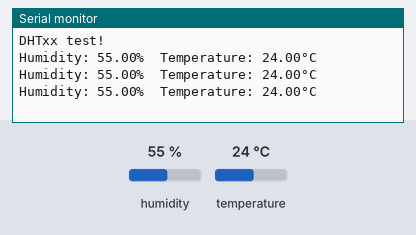
Simulated run of this sketch. Board: Arduino Uno, built with avr-gcc and run on an emulated ATmega328P. On the bench: the last lines printed to the serial monitor. The test bench sets the inputs (shaded band); at power-on: humidity 55 %, temperature 24 °C.

Above: at 2.8 s.
2.9 s: humidity set to 22 %
At 5.5 s:
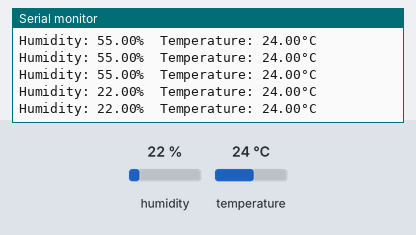
5.6 s: temperature set to 12 °C
At 7.8 s:
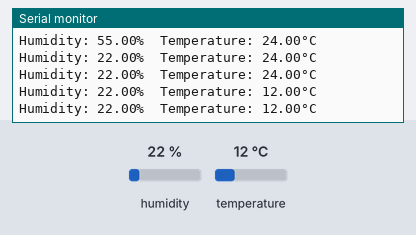
8.3 s: humidity set to 40 %
At 10.0 s:
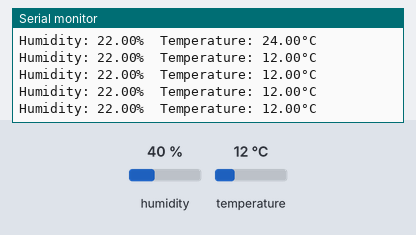
Timing chart, 0 to 11.5 s (numbered marks = the images above; inputs shaded):
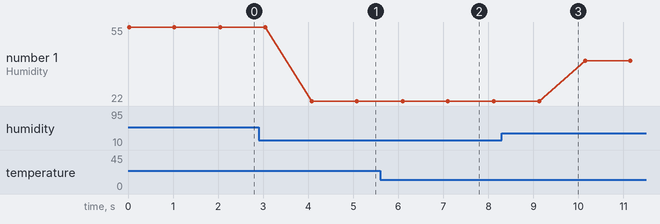

The sketch:

DHTtester.ino
```cpp
#include "DHT.h"

#define DHTPIN 2


#define DHTTYPE DHT11

DHT dht(DHTPIN, DHTTYPE);

void setup() {
  Serial.begin(9600);
  Serial.println(F("DHTxx test!"));

  dht.begin();
}

void loop() {
  // Wait a few seconds between measurements.


  float h = dht.readHumidity();
  // Read temperature as Celsius (the default)
  float t = dht.readTemperature();
  // Read temperature as Fahrenheit (isFahrenheit = true)
  float f = dht.readTemperature(true);


  Serial.print(F("Humidity: "));
  Serial.print(h);
  Serial.print(F("%  Temperature: "));
  Serial.print(t);
  Serial.println(F("°C "));
  delay(1000);

}
```

Measured:
- after the input at 2.9 s, the serial monitor: prints a new line after 1.2 s (image 1)
- after the input at 5.6 s, the serial monitor: prints a new line after 0.50 s (image 2)
- plotted number 1: 55 → 22 after the input at 2.9 s, 22 → 40 after the input at 8.3 s
